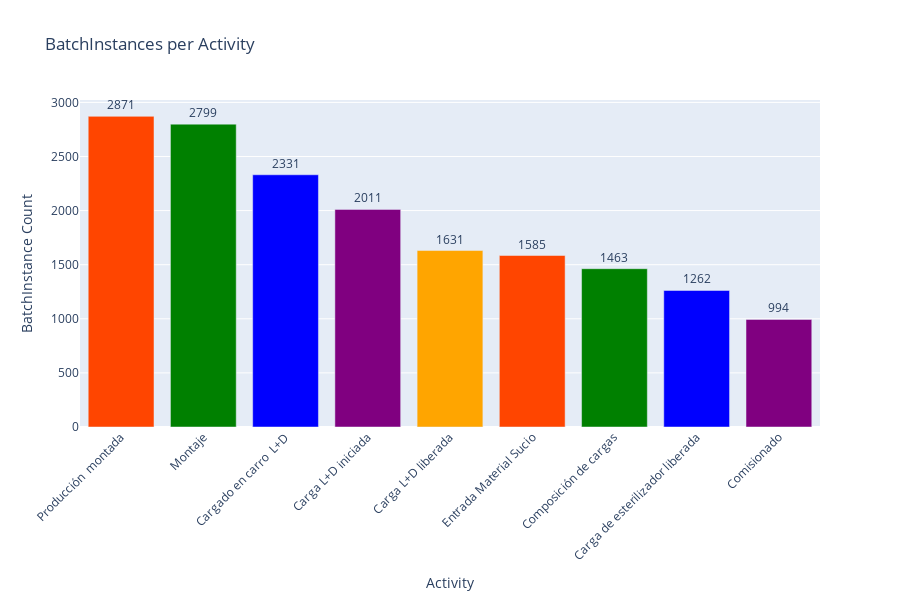

Notebook code for this chart:
### Markdown cell above
##### Batch Frequency per Activity

### Code cell
cypher_batches_per_activity = """
    MATCH (n:BatchInstance)
    RETURN n.activity as activity, count(n) AS batch_count
    ORDER BY batch_count DESC
"""


def batches_per_activity(uri, username, password, cypher_batches_per_activity):
    driver = GraphDatabase.driver(uri, auth=(username, password))
    with driver.session() as session:
        result = session.run(cypher_batches_per_activity)
        data = result.data()
        return data
    
results_batches_per_activity = batches_per_activity(uri, username, password, cypher_batches_per_activity)

activity = [str(row['activity']) for row in results_batches_per_activity]
batch_counts = [row['batch_count'] for row in results_batches_per_activity]

fig = px.bar(x=activity, y=batch_counts, title='BatchInstances per Activity', labels={'x':'Activity', 'y':'BatchInstance Count'}, color=activity, color_discrete_sequence=['orangered', 'green', 'blue', 'purple', 'orange'])

fig.update_layout(
    xaxis_tickangle=-45,
    xaxis_tickfont_size=12,
    yaxis_title='BatchInstance Count',
    xaxis_title='Activity',
    uniformtext_minsize=7,
    uniformtext_mode='hide',
    width=900, 
    height=600,
    showlegend=False 
)

fig.update_traces(texttemplate='%{y}', textposition='outside')

fig.show()

#pio.write_image(fig, 'BatchInstances_per_Activity.png', width=800, height=600, scale=3)

### Figure 1 — Plotly figure (JSON) as saved in the notebook; plotly's stock layout.template omitted (floating-point values rounded to 4 significant figures)
{"data": [{"alignmentgroup": "True", "hovertemplate": "color=Producción  montada<br>Activity=%{x}<br>BatchInstance Count=%{y}<extra></extra>", "legendgroup": "Producción  montada", "marker": {"color": "orangered", "pattern": {"shape": ""}}, "name": "Producción  montada", "offsetgroup": "Producción  montada", "orientation": "v", "showlegend": true, "textposition": "outside", "texttemplate": "%{y}", "type": "bar", "x": ["Producción  montada"], "xaxis": "x", "y": [2871], "yaxis": "y"}, {"alignmentgroup": "True", "hovertemplate": "color=Montaje<br>Activity=%{x}<br>BatchInstance Count=%{y}<extra></extra>", "legendgroup": "Montaje", "marker": {"color": "green", "pattern": {"shape": ""}}, "name": "Montaje", "offsetgroup": "Montaje", "orientation": "v", "showlegend": true, "textposition": "outside", "texttemplate": "%{y}", "type": "bar", "x": ["Montaje"], "xaxis": "x", "y": [2799], "yaxis": "y"}, {"alignmentgroup": "True", "hovertemplate": "color=Cargado en carro  L+D<br>Activity=%{x}<br>BatchInstance Count=%{y}<extra></extra>", "legendgroup": "Cargado en carro  L+D", "marker": {"color": "blue", "pattern": {"shape": ""}}, "name": "Cargado en carro  L+D", "offsetgroup": "Cargado en carro  L+D", "orientation": "v", "showlegend": true, "textposition": "outside", "texttemplate": "%{y}", "type": "bar", "x": ["Cargado en carro  L+D"], "xaxis": "x", "y": [2331], "yaxis": "y"}, {"alignmentgroup": "True", "hovertemplate": "color=Carga L+D iniciada<br>Activity=%{x}<br>BatchInstance Count=%{y}<extra></extra>", "legendgroup": "Carga L+D iniciada", "marker": {"color": "purple", "pattern": {"shape": ""}}, "name": "Carga L+D iniciada", "offsetgroup": "Carga L+D iniciada", "orientation": "v", "showlegend": true, "textposition": "outside", "texttemplate": "%{y}", "type": "bar", "x": ["Carga L+D iniciada"], "xaxis": "x", "y": [2011], "yaxis": "y"}, {"alignmentgroup": "True", "hovertemplate": "color=Carga L+D liberada<br>Activity=%{x}<br>BatchInstance Count=%{y}<extra></extra>", "legendgroup": "Carga L+D liberada", "marker": {"color": "orange", "pattern": {"shape": ""}}, "name": "Carga L+D liberada", "offsetgroup": "Carga L+D liberada", "orientation": "v", "showlegend": true, "textposition": "outside", "texttemplate": "%{y}", "type": "bar", "x": ["Carga L+D liberada"], "xaxis": "x", "y": [1631], "yaxis": "y"}, {"alignmentgroup": "True", "hovertemplate": "color=Entrada Material Sucio<br>Activity=%{x}<br>BatchInstance Count=%{y}<extra></extra>", "legendgroup": "Entrada Material Sucio", "marker": {"color": "orangered", "pattern": {"shape": ""}}, "name": "Entrada Material Sucio", "offsetgroup": "Entrada Material Sucio", "orientation": "v", "showlegend": true, "textposition": "outside", "texttemplate": "%{y}", "type": "bar", "x": ["Entrada Material Sucio"], "xaxis": "x", "y": [1585], "yaxis": "y"}, {"alignmentgroup": "True", "hovertemplate": "color=Composición de cargas<br>Activity=%{x}<br>BatchInstance Count=%{y}<extra></extra>", "legendgroup": "Composición de cargas", "marker": {"color": "green", "pattern": {"shape": ""}}, "name": "Composición de cargas", "offsetgroup": "Composición de cargas", "orientation": "v", "showlegend": true, "textposition": "outside", "texttemplate": "%{y}", "type": "bar", "x": ["Composición de cargas"], "xaxis": "x", "y": [1463], "yaxis": "y"}, {"alignmentgroup": "True", "hovertemplate": "color=Carga de esterilizador liberada<br>Activity=%{x}<br>BatchInstance Count=%{y}<extra></extra>", "legendgroup": "Carga de esterilizador liberada", "marker": {"color": "blue", "pattern": {"shape": ""}}, "name": "Carga de esterilizador liberada", "offsetgroup": "Carga de esterilizador liberada", "orientation": "v", "showlegend": true, "textposition": "outside", "texttemplate": "%{y}", "type": "bar", "x": ["Carga de esterilizador liberada"], "xaxis": "x", "y": [1262], "yaxis": "y"}, {"alignmentgroup": "True", "hovertemplate": "color=Comisionado<br>Activity=%{x}<br>BatchInstance Count=%{y}<extra></extra>", "legendgroup": "Comisionado", "marker": {"color": "purple", "pattern": {"shape": ""}}, "name": "Comisionado", "offsetgroup": "Comisionado", "orientation": "v", "showlegend": true, "textposition": "outside", "texttemplate": "%{y}", "type": "bar", "x": ["Comisionado"], "xaxis": "x", "y": [994], "yaxis": "y"}], "layout": {"barmode": "relative", "height": 600, "legend": {"title": {"text": "color"}, "tracegroupgap": 0}, "showlegend": false, "title": {"text": "BatchInstances per Activity"}, "uniformtext": {"minsize": 7, "mode": "hide"}, "width": 900, "xaxis": {"anchor": "y", "domain": [0, 1], "tickangle": -45, "tickfont": {"size": 12}, "title": {"text": "Activity"}}, "yaxis": {"anchor": "x", "domain": [0, 1], "title": {"text": "BatchInstance Count"}}}}
